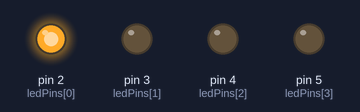
Bench run of a sketch on a simulated Arduino Uno, built with avr-gcc and run on an emulated ATmega328P. Parts: output pins drawn as LEDs (lit = HIGH).

Above: at 0.2 s.
At 0.7 s:
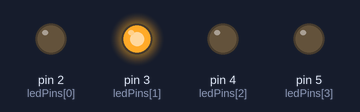
At 2.2 s:
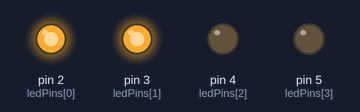
At 3.7 s:
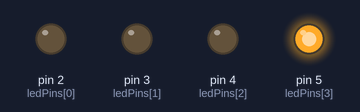
At 5.2 s:
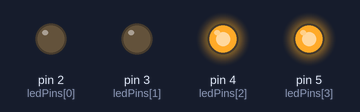
At 7.2 s:
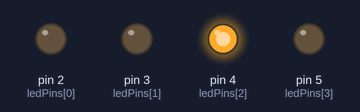
Timing chart, 0 to 7.8 s (numbered marks = the images above):
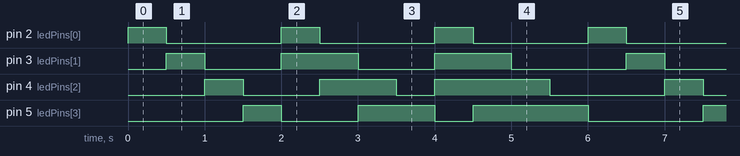

The sketch:

led_pattern.ino
```cpp
const int ledPins[] = {2, 3, 4, 5};
const int ledCount = 4;

void setup() {
  for (int led = 0; led < ledCount; led++) {
    pinMode(ledPins[led], OUTPUT);
  }
}

void loop() {
  for (int count = 1; count <= 3; count++) {
    for (int start = 0; start < ledCount; start++) {
      for (int led = 0; led < ledCount; led++) {
        digitalWrite(ledPins[led], led >= start && led < start + count ? HIGH : LOW);
      }
      delay(500);
    }
  }
}
```

Measured:
- by itself, pin 2 (ledPins[0]): alternates HIGH for 0.50 s and LOW for 1.5 s
- by itself, pin 3 (ledPins[1]): repeats every 6.0 s: 2 × (LOW 1.0 s, HIGH 1.0 s), LOW 1.5 s, HIGH 0.50 s
- by itself, pin 4 (ledPins[2]), pin 5 (ledPins[3]): repeats every 6.0 s: LOW 1.0 s, HIGH 1.0 s, LOW 0.50 s, HIGH 1.5 s, LOW 1.5 s, HIGH 0.50 s
